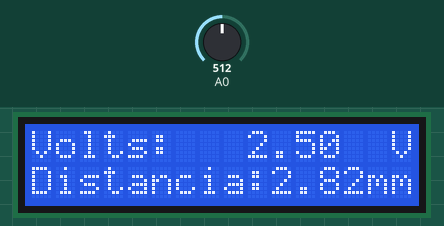
This sketch was run on a simulated Arduino Uno, built with avr-gcc and run on an emulated ATmega328P. On the bench: 16×2 character LCD. The inputs (shaded band) are chosen by the test bench; at power-on: A0 = 512. What the sketch prints to the serial monitor is not drawn.

Above: at 1.6 s.
1.7 s: A0 set to 716
At 2.4 s:
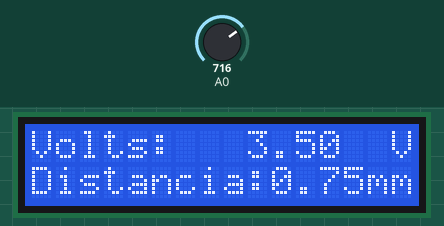
3.5 s: A0 set to 900
At 4.4 s:
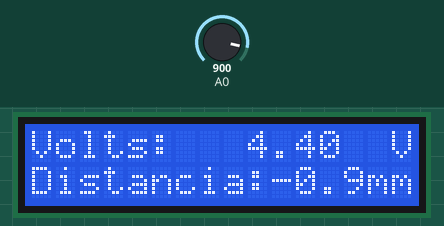
5.5 s: A0 set to 1023
At 7.5 s:
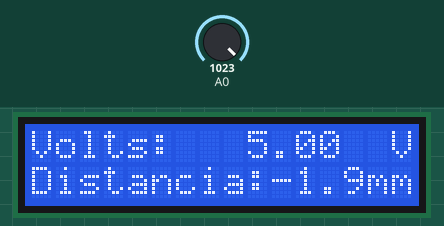
Timing chart, 0 to 9.0 s (numbered marks = the images above; inputs shaded):
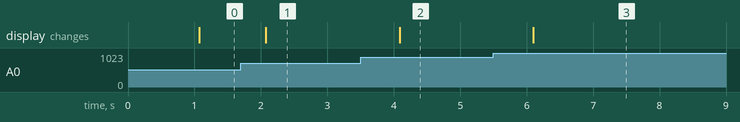

The sketch:

medidor_distancias.ino
```cpp
#include <LiquidCrystal.h>

LiquidCrystal lcd(12, 11, 5, 4, 3, 2);

void setup()
{
   pinMode(A0,INPUT);
   lcd.begin(16, 2);
   Serial.begin(9600);

}

void loop()
{
    float v,x1,x2,a=0.0146, b=0.5322, c=3.8889;
    delay(1000);
    v=analogRead(A0);
    v=v*(5.0/1023.0);
    lcd.setCursor(0,0);
    lcd.print("Volts:");
    lcd.setCursor(9,0);
    lcd.print(v);
    lcd.setCursor(15,0);
    lcd.print("V");
    c=c-v;
    x1 = (b + sqrt( (b*b) - (4 * a * c) ) ) / (2.0 * a);
    x2 = (b - sqrt( (b*b) - (4 * a * c) ) ) / (2.0 * a);
    Serial.print(" X1 ");
    Serial.println(x1);
    Serial.print(" x2 ");
    Serial.println(x2);
    lcd.setCursor(0,1);
    lcd.print("Distancia:");
    lcd.setCursor(10,1);
    lcd.print(x2);
    lcd.setCursor(14,1);
    lcd.print("mm");
 }
```

Measured:
- after the input at 1.7 s, the display: changes after 0.37 s (image 1)
- after the input at 3.5 s, the display: changes after 0.59 s (image 2)
- after the input at 5.5 s, the display: changes after 0.60 s (image 3)
